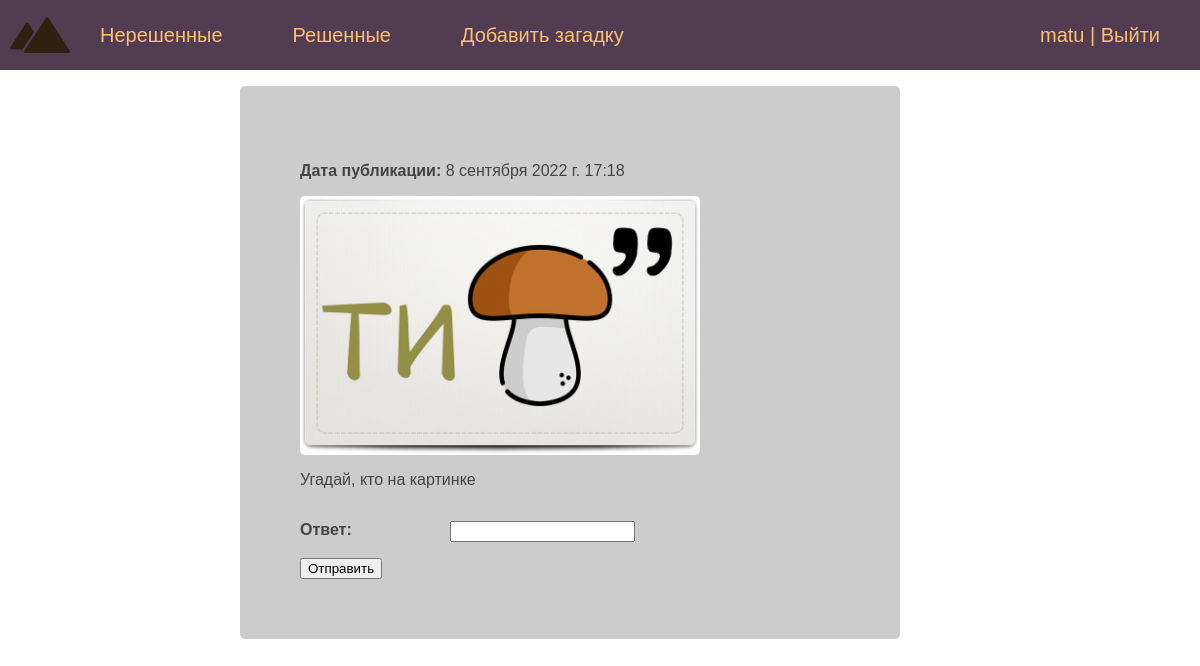
The page /riddle/7/ (signed in) on the database its author committed.
### riddle/models.py (models this page shows, shortened)
class Riddle(models.Model):
	content = models.TextField(null=True, blank=True, verbose_name="Текст загадки") #verbose_name для отображения в админке
	answer = models.CharField(max_length=40, blank=False, verbose_name="Ответ")
	photo = models.ImageField(upload_to="photos/%Y/%m/%d/", blank=True, verbose_name="Фото")
	time_create = models.DateTimeField(auto_now_add=True, verbose_name="Время создания")
	time_update = models.DateTimeField(auto_now=True, verbose_name="Время изменения")
	is_published = models.BooleanField(default=True, verbose_name="Публикация")
	cat = models.ForeignKey('Category', on_delete=models.PROTECT, null=True, verbose_name="Категория", default=1)
	class Meta:
		verbose_name = "Загадка"
		verbose_name_plural = "Загадки"
		ordering = ['time_create', 'content']

### riddle/views.py (the view)
# urls.py: path('riddle/<int:riddle_id>/', show_riddle, name='riddle'),
def show_riddle(request, riddle_id):
	riddle = get_object_or_404(Riddle, pk=riddle_id)
	if request.method == 'POST':
		form = AddAnswer(request.POST)
		if form.is_valid():
			if form.cleaned_data['answer'].lower() == riddle.answer:
				riddle.cat_id = 2
				riddle.save()
				return redirect('unresolved')
			else:
				form.add_error(None, 'Ответ не верен. Попробуйте еще.')
	else:
		form = AddAnswer()
	return render(request, 'riddle/riddle.html', {'riddle': riddle,
												   'form': form,
												   'menu': menu,
												   'request_path': str(request.path)[1:-1]})

### riddle/forms.py
class AddAnswer(forms.Form):
	answer = forms.CharField(widget=forms.TextInput(attrs={'cols': 10, 'rows': 1}), label="Ответ")

### riddle/templates/riddle/riddle.html (shortened to what this page needs)
{% extends 'riddle/base.html' %}
{% block content %}
<ul class="riddle_page">
	<li class="riddle-time"><p><strong>Дата публикации:</strong> {{riddle.time_create}}</p></li>
{% if riddle.photo %}
	<li class="riddle-photo"><img class="img-riddle" src="{{riddle.photo.url}}" alt="Картинка"></li>
{% endif %}
	<li class="riddle-content">{{riddle.content|linebreaks}}</li>
{% if riddle.cat_id == 2 %}
	<li class="riddle-answer"><strong>Ответ: </strong>{{riddle.answer}}</li>
{% else %}
	<li class="riddle-answer-form">
		<form action="{% url 'riddle' riddle_id=riddle.pk %}" method="post">
			<p><strong><label class="form-label" for="{{ form.answer.id_for_label }}">{{form.answer.label}}: </label></strong>{{ form.answer }}</p>
			<button type="submit">Отправить</button>
		</form>
	</li>
{% endif %}
</ul>
{% endblock %}

### riddle/templates/riddle/base.html (shortened to what this page needs)
{% load static %}
<!DOCTYPE html>
<html>
	<head>
		<link rel="stylesheet" type="text/css" href="{% static 'riddle/css/style.css' %}">
	</head>
	<body>
		<div class="header">
		<table class="table-page" border=0 cellpadding="0" cellspacing="0">
			<tr>
				<td valign=top>
				{% block mainmenu %}
					<ul id="mainmenu" class="mainmenu">
						<li class="logo"><a href="{% url 'home' %}"><div class="logo"></div></a></li>
				{% for m in menu %}
					{% if not request.user.is_authenticated and m.url_name == "addriddle" %}
					{% else %}
						{% if m.url_name == request_path %}
						<li class="selected">{{m.title}}</li>
						{% else %}
						<li><a href="{% url m.url_name %}">{{m.title}}</a></li>
						{% endif %}
					{% endif %}
				{% endfor %}
					{% if request.user.is_authenticated %}
						<li class="last">{{ user.username }} | <a href="{% url 'logout' %}">Выйти</a></li>
					{% else %}
						<li class="last"><a href="{% url 'register' %}">Регистрация</a> | <a href="{% url 'login' %}">Войти</a></li>
					{% endif %}
					</ul>
				{% endblock mainmenu %}
				</td>
			</tr>
		</table>
		</div>
		<div class="content">
		{% block content %}
		{% endblock content %}
		</div>
	</body>
</html>

### riddle/static/riddle/css/style.css (style rules this page uses)
html, body { font-family: 'Arial'; margin: 0; padding: 0; height: 100%; width: 100%; color: #444; }
.header { background: #513c52; height: 70px; position: sticky; top: 0; }
.logo { background: url('../images/icon.svg') no-repeat 10px 5px; width: 70px; height: 60px; }
ul.mainmenu { list-style: none; margin: 0; padding: 0; height: 60px; color: #fdc073; font-size: 20px; overflow: hidden; }
ul.mainmenu li { float: left; margin: 24px 40px 0 30px; }
ul.mainmenu li.logo { margin: 0; }
ul.mainmenu li.last { float: right; }
ul.mainmenu li a { color: #fdc073; text-decoration: none; }
.table-page { width: 100%; height: 100%; vertical-align: top; }
div.content { padding: 0 0 7% 0; width: 50%; height: 100%; margin: 0 0 0 25%; }
ul.riddle_page { margin-left: -10%; padding: 10% 10% 10% 10%; display: grid; width: 90%; height: auto; background: #ccc; list-style: none; border-radius: 5px; }
li.riddle-time { grid-column: 1; grid-row: 1; }
li.riddle-photo { grid-column: 1; grid-row: 2; }
li.riddle-content { grid-column: 1; grid-row: 3; }
li.riddle-answer-form { grid-column: 1; grid-row: 4; }
img.img-riddle { max-width: 400px; height: auto; float: left; padding: 0 0 0 0; border-radius: 5px; }
.form-label { display: inline-block; min-width: 150px; vertical-align: top; }

### rows shown on the page
Riddle: time_create "8 сентября 2022 г. 17:18", photo (picture), content "Угадай, кто на картинке"

### other values the page prints
{{ m.title }} "Нерешенные" "Решенные" "Добавить загадку"
{{ user.username }} "matu"
